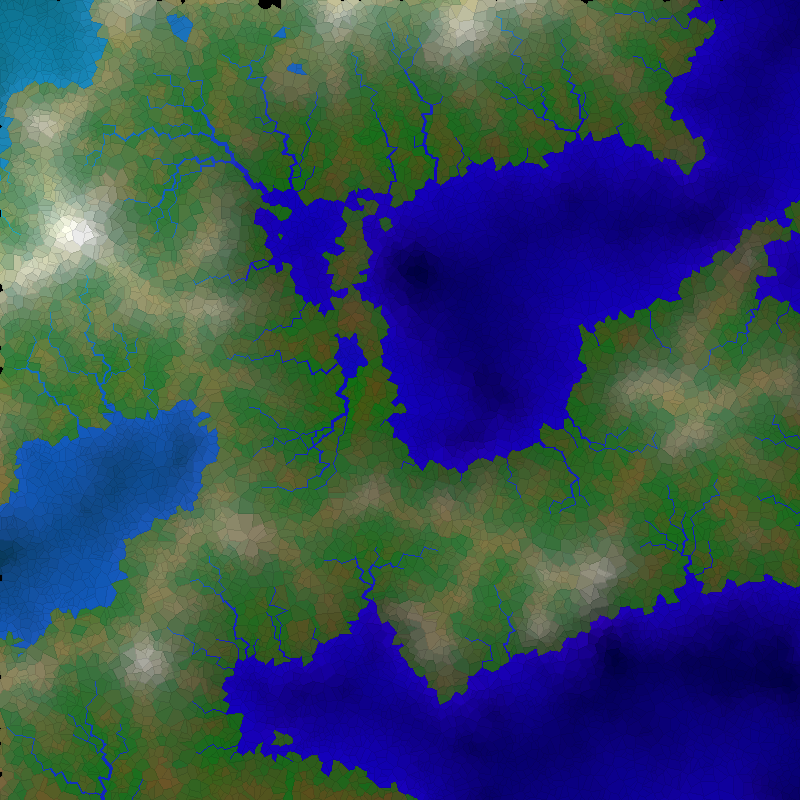

This chart was generated by the following Python code:
#  Following roughly http://www-cs-students.stanford.edu/~amitp/game-programming/polygon-map-generation/
import random
from pyhull.voronoi import VoronoiTess
from maze_builder.meshes.tiling import Tiling, Junction, Border, Region
from maze_builder.meshes.quadtree import StaticQuadTree
from maze_builder.meshes.geometry import BoundingBox
from PIL import Image, ImageDraw
import noise
import math
import uuid
from collections import deque


inf = float('inf')


def _to_color(c):
    return min(255, int(256 * c))


class Destination(object):
    def __init__(self, region, world, name=None):
        self.region = region
        self.world = world
        self.distances = {self.region: 0}
        self.final = {self.region}
        self.followers = dict()
        self.name = name or str(uuid.uuid4())
        self.calculated = False

    def calculate(self):
        regions = deque()

        # Use previously calculated paths
        for destination in self.world.destinations:
            if destination.calculated and destination is not self and self.region in destination.distances:
                total = destination.distances[self.region]
                region = self.region
                while True:
                    follower = destination.followers.get(region)
                    if not follower:
                        break
                    other = follower.other(region)
                    self.followers[other] = follower
                    self.distances[other] = total - destination.distances[other]
                    self.final.add(other)
                    region = other

        for seed in self.final:
            regions.extend(self._seed(seed))

        while regions:
            preborder, source, region, distance = regions.popleft()
            distance += self.distances[source]
            if self.world.global_bbox.contains(region.centroid()) \
                    and (region not in self.distances or
                         distance < self.distances[region]):
                self.followers[region] = preborder
                self.distances[region] = distance
                regions.extend(self._seed(region))
        self.calculated = True

        return self

    def _seed(self, region, start=False):
        return (
            (border, region, border.other(region), border.walking_cost)
            for border in region.borders
            if border.is_land and len(border.regions) >=2 and \
               (border.other(region) not in self.final)
        )

    def mark(self, other, amount=1):
        best_distance = inf
        best = None
        for region, distance in self.distances.items():
            total_distance = distance + other.distances.get(region, inf)
            if total_distance < best_distance:
                best_distance = total_distance
                best = region

        if best is not None:
            self.mark_following(best, amount)
            other.mark_following(best, amount)

    def mark_following(self, region, amount=1):
        border = self.followers.get(region)
        while border:
            border.hiking_trail += amount
            region = border.other(region)
            border = self.followers.get(region)

class World(Tiling):
    def __init__(self, vertices, polygons, bbox=None):
        self.destinations = list()
        used_polygons = list()
        for polygon in polygons:
            using_polygon = True
            for index in polygon:
                vertex = vertices[index]
                if not using_polygon:
                    break
                for coord in vertex:
                    if coord < -10:
                        using_polygon = False
                        break
            if using_polygon:
                used_polygons.append(list(reversed(polygon)))

        super().__init__(
            vertices, used_polygons,
            junction_class=WorldJunction, border_class=WorldBorder, region_class=WorldRegion
        )
        print(self.regions)
        self.global_bbox = bbox or BoundingBox.around(vertices)
        self.ocean = set()
        self.seas = list()
        self.coasts = list()

    @property
    def quadtree(self):
        if self._quadtree is None:
            self._quadtree = StaticQuadTree(self.regions, self.global_bbox)
        return self._quadtree

    def create_rockiness(self, noise):
        for junction in self.junctions:
            junction.rockiness = noise(junction.vertex)

    def create_water(self, noise, threshold=0):
        is_water = lambda region: noise(region.centroid()) < threshold
        self.seas = list()
        self.coasts = list()
        regions = set(self.regions)
        while regions:
            region = regions.pop()
            if is_water(region):
                region.is_fresh = True
                sea = {region}
                self.seas.append(sea)
                coast = set()
                self.coasts.append(coast)

                region.sea = sea
                potential_sea_regions = {region for region in region.neighbors() if region in regions}
                while potential_sea_regions:
                    potential_sea_region = potential_sea_regions.pop()
                    regions.remove(potential_sea_region)
                    if is_water(potential_sea_region):
                        sea.add(potential_sea_region)
                        potential_sea_region.is_fresh = True
                        potential_sea_region.sea = sea
                        potential_sea_regions.update(region for region in potential_sea_region.neighbors() if region in regions)
                    else:
                        coast.add(potential_sea_region)

        sea_sizes = [sum(region.area() for region in sea) for sea in self.seas]
        ocean_size = max(sea_sizes)
        ocean_index = sea_sizes.index(ocean_size)
        self.ocean = self.seas[ocean_index]
        for region in self.ocean:
            region.is_ocean = True


    def set_coast_height(self, height=0):
        for region in self.ocean:
            for junction in region.junctions:
                junction.height = 0
        for border in self.borders.values():
            if border.is_coast:
                for junction in border.junctions:
                    junction.depth = 0

    def generate_heights(self):
        junctions = set(junction for junction in self.junctions if junction.height is not None)
        while junctions:
            junction = junctions.pop()
            for border in junction.borders:
                neighbor = border.other(junction)
                if not border.is_land:
                    candidate = junction.height
                else:
                    candidate = junction.height + neighbor.rockiness
                if neighbor.height is None or candidate < neighbor.height:
                    neighbor.height = candidate
                    junctions.add(neighbor)

    def generate_depths(self):
        junctions = set(junction for junction in self.junctions if junction.depth is not None)
        while junctions:
            junction = junctions.pop()
            for border in junction.borders:
                neighbor = border.other(junction)
                if border.is_water:
                    candidate = junction.depth + neighbor.rockiness
                    if neighbor.depth is None or candidate < neighbor.depth:
                        neighbor.depth = candidate
                        junctions.add(neighbor)

    def generate_rivers(self):
        for region in self.regions:
            if region.is_land:
                amount = region.area() * region.rainfall
                junction = region.lowest_junction()
                junction.seepage += amount
                while junction.is_land:
                    border = junction.lowest_border()
                    junction = border.add_river(junction, amount)

    def generate_wetness(self):
        junctions = set()
        for junction in self.junctions:
            if junction.is_water or junction.has_fresh:
                junction.dryness = 0
                junctions.add(junction)
            elif junction.river > 0:
                junction.dryness = 10 * junction.river**-0.5
                junctions.add(junction)

        while junctions:
            junction = junctions.pop()
            for border in junction.borders:
                if border.is_land:
                    neighbor = border.other(junction)
                    candidate = junction.dryness + border.length() * (1 + border.rockiness())
                    if neighbor.dryness is None or candidate < neighbor.dryness:
                        neighbor.dryness = candidate
                        junctions.add(neighbor)

        max_dryness = max(j.dryness for j in self.junctions if j.dryness is not None)
        for j in self.junctions:
            if j.dryness is None:
                j.dryness = max_dryness * 1.1

    def travel_cost(self, border, region=None, other=None):
        if len(border.regions) < 2:
            return inf
        elif region is None and other is None:
            region, other = tuple(border.regions)[:2]
        elif other is None:
            other = border.other(region)
        elif region is None:
            region = border.other(other)
        return 0.2 * border.river + abs(region.height() - other.height())

    def adjusted_travel_cost(self, border, region=None, other=None):
        if len(border.regions) < 2:
            return inf
        else:
            return self.travel_cost(border, region, other) / (1 + border.game_trail)

    def generate_game_trails(self):
        for region in self.regions:
            if region.is_land:
                amount = region.area()
                visited = set()
                while True:
                    visited.add(region)
                    borders1 = [(border, border.other(region))
                               for border in region.borders]

                    borders = [(border, other) for border, other in borders1
                               if other is not None and other not in visited and other.is_land]

                    if not borders:
                        break
                    border_heights = [self.travel_cost(border, region, other) for border, other in borders]
                    min_border_index = border_heights.index(min(border_heights))
                    border, region = borders[min_border_index]
                    border.game_trail += amount

    def generate_peakness(self):
        for region in self.regions:
            if region.is_land:
                amount = region.area()
                junction = region.highest_junction()
                border = junction.highest_border()
                while border:
                    junction = border.other(junction)
                    border = junction.highest_border()
                junction.peakness += amount

    def generate_walking_costs(self):
        for border in self.borders.values():
            border.game_cost = self.travel_cost(border)
        for border in self.borders.values():
            border.walking_cost = self.adjusted_travel_cost(border)

    def generate_destinations(self, sea_limit=5, peak_limit=5):
        coasts = [(len(coast), coast) for coast in self.coasts if len(coast) >= 2]
        coasts.sort(key=lambda el: el[0])
        coasts = [list(coast) for _, coast in coasts[:sea_limit]]
        for coast in coasts:
            region = random.choice(coast)
            destination = Destination(region, self, 'seaside')
            self.destinations.append(destination)

        print(len(self.destinations))

        peaknesses = [(j.peakness, j) for j in self.junctions if self.global_bbox.contains(j.vertex)]
        peaknesses.sort(key=lambda el: el[0])

        top_peaks = list(reversed(peaknesses[-peak_limit:]))
        for peakness, peak in top_peaks:
            if peakness > 0:
                destination = Destination(peak.highest_region(), self, 'peak')
                self.destinations.append(destination)

        print('precalculating destination distances')
        for destination in self.destinations:
            print('precalculating `{}`'.format(destination.name))
            destination.calculate()

    def generate_hiking_trails(self, trail_count=100):
        for _ in range(trail_count):
            d0, d1 = random.sample(self.destinations, 2)
            d0.mark(d1, 0.25 + random.random())

    def _color(self, region, max_height, max_depth, max_rockiness, max_dryness, multiplier=1.0, force_water=False):
        rel_rockiness = (region.rockiness() / max_rockiness)**(1/3)
        rel_height = region.height() / max_height
        rel_depth = (region.depth() / max_depth)**0.7
        rel_dryness = (region.dryness() / max_dryness)**0.5
        if not force_water and region.is_land:
            wet_color = (0.25 * rel_height, 0.25 + 0.75 * rel_height, 0.50 * rel_height)
            dry_color = (0.5 + 0.5 * rel_height, 0.25 + 0.75 * rel_height, 0.25 * rel_height)
            dirt_color = tuple(
                (wc + rel_dryness * (dc - wc))
                for wc, dc in zip(wet_color, dry_color)
            )
            rocky_color = tuple(0.25 + 0.75 * rel_height for _ in range(3))
            color = tuple(
                _to_color(multiplier * (dc + rel_rockiness * (rc - dc)))
                for rc, dc in zip(rocky_color, dirt_color)
            )
        else:
            color = (
                _to_color(0.2 * rel_rockiness * multiplier * (1-rel_depth)),
                _to_color(multiplier * (1-0.45*rel_depth) * rel_height**0.7),
                _to_color(multiplier * 0.75 * (1-0.65*rel_depth)),
            )
        return color + (255,)

    def save_image(self, filename='world.png'):
        x0 = self.global_bbox.p0[0]
        xd = int(self.global_bbox.p1[0] - x0)
        y0 = self.global_bbox.p0[1]
        yd = int(self.global_bbox.p1[1] - y0)

        image = Image.new('RGB', (xd, yd))
        draw = ImageDraw.Draw(image, 'RGBA')

        max_height = max(region.height() for region in self.regions if self.global_bbox.contains(region.centroid()))
        max_depth = max(region.depth() for region in self.regions if self.global_bbox.contains(region.centroid()))
        max_rockiness = max(region.rockiness() for region in self.regions if self.global_bbox.contains(region.centroid()))
        max_dryness = max(region.dryness() for region in self.regions if self.global_bbox.contains(region.centroid()))
        max_river = max(border.river for border in self.borders.values())
        max_game_trail = max(border.game_trail for border in self.borders.values())
        max_hiking_trail = max(border.hiking_trail for border in self.borders.values())

        for i, region in enumerate(self.regions):
            poly = [
                (int(x - x0), int(y - y0)) for x, y in region
            ]
            draw.polygon(
                poly,
                fill=self._color(region, max_height, max_depth, max_rockiness, max_dryness),
                outline=self._color(region, max_height, max_depth, max_rockiness, max_dryness, multiplier=0.90)
            )

        for i, border in enumerate(self.borders.values()):
            rel_river = (border.river / max_river)**0.5
            width = int(8*rel_river)
            if width > 0:
                line = sum(
                    ((int(j.vertex[0] - x0), int(j.vertex[1] - y0)) for j in border.junctions),
                    ()
                )
                draw.line(
                    line,
                    fill=self._color(border, max_height, max_depth, max_rockiness, max_dryness, force_water=True),
                    width=width
                )

        if max_game_trail > 0:
            for i, border in enumerate(self.borders.values()):
                rel_game_trail = (border.game_trail / max_game_trail)**0.5
                width = int(4*rel_game_trail)
                if width > 0:
                    line = sum(
                        ((int(r.centroid()[0] - x0), int(r.centroid()[1] - y0)) for r in border.regions),
                        ()
                    )
                    draw.line(
                        line,
                        fill=(0, 0, 0, 32),
                        width=width
                    )

        if max_hiking_trail > 0:
            for i, border in enumerate(self.borders.values()):
                rel_hiking_trail = (border.hiking_trail / max_hiking_trail)**0.5
                width = int(5*rel_hiking_trail)
                if width > 0:
                    line = sum(
                        ((int(r.centroid()[0] - x0), int(r.centroid()[1] - y0)) for r in border.regions),
                        ()
                    )
                    draw.line(
                        line,
                        fill=(0, 0, 0, 255),
                        width=width
                    )

        if self.destinations:
            for i, destination in enumerate(self.destinations):
                c = destination.region.centroid()
                b = 3
                bbox = (c[0]-b, c[1]-b, c[0]+b, c[1]+b)
                draw.ellipse(bbox, (192, 0, 0, 192), (64, 0, 0, 192))

        image.save(filename)


class WorldJunction(Junction):
    def __init__(self, *args, **kwargs):
        super().__init__(*args, **kwargs)
        self.height = None
        self.depth = None
        self.dryness = None
        self.rockiness = 0
        self.seepage = 0
        self.peakness = 0

    def distance(self, pt):
        return math.sqrt(sum((x-y)**2 for x, y in zip(pt, self.vertex)))

    def lowest_border(self):
        borders = list(self.borders)
        heights = [border.other(self).height for border in borders]
        lowest_index = heights.index(min(heights))
        return borders[lowest_index]

    def highest_border(self):
        borders = list(self.borders)
        heights = [border.other(self).height for border in borders]
        highest_index = heights.index(max(heights))
        border = borders[highest_index]
        if border.other(self).height > self.height:
            return border
        else:
            return None

    def highest_region(self):
        regions = list(self.regions)
        heights = [region.height() for region in regions]
        highest_index = heights.index(max(heights))
        return regions[highest_index]

    @property
    def river(self):
        return sum(border.river for border in self.borders) / 2

    @property
    def is_coast(self):
        return any(region.is_water for region in self.regions) \
            and any(region.is_land for region in self.regions)

    @property
    def has_fresh(self):
        return any(region.is_fresh for region in self.regions)

    @property
    def is_land(self):
        return all(region.is_land for region in self.regions)

    @property
    def is_water(self):
        return all(region.is_water for region in self.regions)


class WorldBorder(Border):
    def __init__(self, *args, **kwargs):
        super().__init__(*args, **kwargs)
        self.river = 0
        self.game_trail = 0
        self.hiking_trail = 0
        self.walking_cost = None
        self.game_cost = None

    def add_river(self, source, amount):
        sink = self.other(source)
        self.river += amount
        return sink

    def rockiness(self):
        return sum(junction.rockiness for junction in self.junctions) / len(self.indices)

    def height(self):
        return sum(junction.height for junction in self.junctions if junction.height) / len(self.indices)

    def dryness(self):
        return sum(junction.dryness for junction in self.junctions if junction.dryness) / len(self.indices)

    def depth(self):
        return sum(junction.depth for junction in self.junctions if junction.depth) / len(self.indices)

    def length(self):
        junctions = tuple(self.junctions)
        return junctions[0].distance(junctions[1].vertex)

    @property
    def is_coast(self):
        return any(region.is_water for region in self.regions) \
            and any(region.is_land for region in self.regions)

    @property
    def is_water(self):
        return all(region.is_water for region in self.regions)

    @property
    def is_land(self):
        return all(region.is_land for region in self.regions)


class WorldRegion(Region):
    def __init__(self, *args, **kwargs):
        super().__init__(*args, **kwargs)
        self.is_land = True
        self._is_ocean = False
        self.rainfall = 1

    @property
    def is_water(self):
        return not self.is_land

    @is_water.setter
    def is_water(self, is_water):
        self.is_land = not is_water

    @property
    def is_ocean(self):
        return self.is_water and self._is_ocean

    @is_ocean.setter
    def is_ocean(self, is_ocean):
        self.is_water = True
        self._is_ocean = True

    @property
    def is_fresh(self):
        return self.is_water and not self._is_ocean

    @is_fresh.setter
    def is_fresh(self, is_fresh):
        self.is_water = True
        self._is_ocean = False

    def lowest_junction(self):
        junctions = list(self.junctions)
        heights = [junction.height for junction in junctions]
        lowest_index = heights.index(min(heights))
        return junctions[lowest_index]

    def highest_junction(self):
        junctions = list(self.junctions)
        heights = [junction.height for junction in junctions]
        highest_index = heights.index(max(heights))
        return junctions[highest_index]

    def height(self, point=None):
        return self._property(point or self.centroid(), lambda junction: junction.height or 0)

    def depth(self, point=None):
        return self._property(point or self.centroid(), lambda junction: junction.depth or 0)

    def rockiness(self, point=None):
        return self._property(point or self.centroid(), lambda junction: junction.rockiness or 0)

    def dryness(self, point=None):
        return self._property(point or self.centroid(), lambda junction: junction.dryness if junction.dryness is not None else 100)

    def _property(self, point, fun):
        total_weight = 0
        total_property = 0
        for junction in self.junctions:
            distance = junction.distance(point)
            property = fun(junction)
            if distance < 0.01:
                return property
            weight = distance**-2
            total_weight += weight
            total_property += weight * property
        return total_property / total_weight


class WorldGenerator(object):
    def __init__(self, dims=(800, 800), seeds=12500, margin=0.07):
        self.xdim, self.ydim = dims
        self.seeds = seeds
        self.margin = margin

    def generate_world(self):
        pts = [
            (self.xdim * (-self.margin + (1+2*self.margin) * random.random()),
             self.ydim * (-self.margin + (1+2*self.margin) * random.random()))
            for _ in range(self.seeds)
        ]
        voronoi = VoronoiTess(pts)
        world = World(voronoi.vertices, voronoi.regions, BoundingBox((0, 0), (self.xdim, self.ydim)))
        xr = 100 * random.random()
        yr = 100 * random.random()
        xh = 100 * random.random()
        yh = 100 * random.random()
        print('creating water')
        world.create_water(lambda p: noise.pnoise2(xr + p[0] / 256, yr + p[1] / 256, 8) -
                                     0.15 * ((p[0]/self.xdim)**2 + (p[1]/self.ydim)**2),
                           -0.15)
        print('setting coast heights')
        world.set_coast_height()
        print('generating rockiness')
        world.create_rockiness(lambda p: math.exp(2.5 + 5 * noise.pnoise2(xh + p[0] / 128, yh + p[1] / 128, 8)))
        print('generating heights')
        world.generate_heights()
        print('generating depths')
        world.generate_depths()
        print('generating rivers')
        world.generate_rivers()
        print('generating humidity')
        world.generate_wetness()
        print('saving preview')
        world.save_image('preview.png')
        print('generating game trails')
        world.generate_game_trails()
        print('generating peaks')
        world.generate_peakness()
        print('generating walking costs')
        world.generate_walking_costs()
        print('generating destinations')
        world.generate_destinations(10, 10)
        print('generating hiking trails')
        world.generate_hiking_trails(500)
        print('done')
        return world


if __name__ == '__main__':
    world = WorldGenerator((800, 800), 15000).generate_world()
    #world = WorldGenerator((200, 200), 1100).generate_world()
    #world = WorldGenerator((300, 300), 2200).generate_world()
    #world = WorldGenerator((400, 400), 4500).generate_world()
    #world = WorldGenerator((500, 500), 6000).generate_world()
    print('saving')
    world.save_image()
